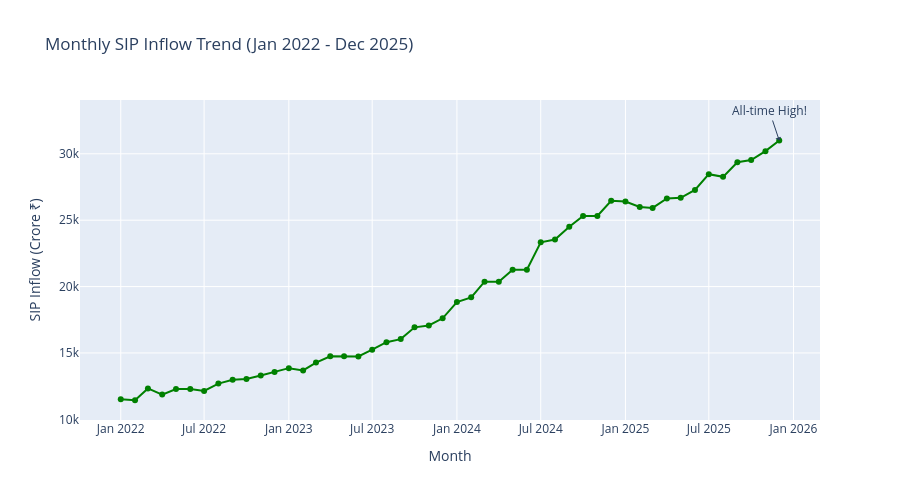

Write notebook code for a chart like this one.
### Code cell
# Cell 6: SIP Inflow Time Series
sip_df['month'] = pd.to_datetime(sip_df['month'])

fig3 = px.line(
    sip_df,
    x='month', y='sip_inflow_crore',
    title='Monthly SIP Inflow Trend (Jan 2022 - Dec 2025)',
    labels={'sip_inflow_crore': 'SIP Inflow (Crore ₹)', 'month': 'Month'},
    markers=True
)
fig3.add_annotation(
    x='2025-12-01', y=sip_df['sip_inflow_crore'].max(),
    text="All-time High!",
    showarrow=True, arrowhead=1
)
fig3.update_traces(line_color='green')
fig3.update_layout(height=500)
fig3.show()
print("✅ Chart 3: SIP Time Series done!")
